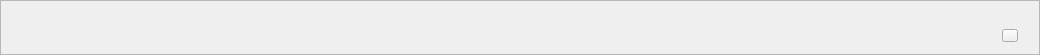
         <widget class="QFrame" name="frmHeader">
          <property name="sizePolicy">
           <sizepolicy hsizetype="Preferred" vsizetype="Fixed">
            <horstretch>0</horstretch>
            <verstretch>0</verstretch>
           </sizepolicy>
          </property>
          <property name="minimumSize">
           <size>
            <width>0</width>
            <height>55</height>
           </size>
          </property>
          <property name="styleSheet">
           <string notr="true"/>
          </property>
          <property name="frameShape">
           <enum>QFrame::StyledPanel</enum>
          </property>
          <property name="frameShadow">
           <enum>QFrame::Raised</enum>
          </property>
          <widget class="QFrame" name="frame_3">
           <property name="geometry">
            <rect>
             <x>10</x>
             <y>10</y>
             <width>421</width>
             <height>31</height>
            </rect>
           </property>
           <property name="autoFillBackground">
            <bool>false</bool>
           </property>
           <property name="styleSheet">
            <string notr="true">	background: url(:/images/OP.png) no-repeat; </string>
           </property>
           <property name="frameShape">
            <enum>QFrame::NoFrame</enum>
           </property>
           <property name="frameShadow">
            <enum>QFrame::Raised</enum>
           </property>
          </widget>
          <widget class="QFrame" name="frame_4">
           <property name="geometry">
            <rect>
             <x>780</x>
             <y>10</y>
             <width>251</width>
             <height>31</height>
            </rect>
           </property>
           <property name="autoFillBackground">
            <bool>false</bool>
           </property>
           <property name="styleSheet">
            <string notr="true">	background: url(:/images/opconfig_header.png) no-repeat; </string>
           </property>
           <property name="frameShape">
            <enum>QFrame::NoFrame</enum>
           </property>
           <property name="frameShadow">
            <enum>QFrame::Raised</enum>
           </property>
          </widget>
          <widget class="QPushButton" name="cmdHideHeader">
           <property name="geometry">
            <rect>
             <x>1002</x>
             <y>29</y>
             <width>16</width>
             <height>13</height>
            </rect>
           </property>
           <property name="minimumSize">
            <size>
             <width>16</width>
             <height>13</height>
            </size>
           </property>
           <property name="maximumSize">
            <size>
             <width>16</width>
             <height>13</height>
            </size>
           </property>
           <property name="toolTip">
            <string>Minimize Header</string>
           </property>
           <property name="autoFillBackground">
            <bool>false</bool>
           </property>
           <property name="text">
            <string/>
           </property>
           <property name="iconSize">
            <size>
             <width>14</width>
             <height>11</height>
            </size>
           </property>
           <property name="checkable">
            <bool>false</bool>
           </property>
          </widget>
         </widget>
